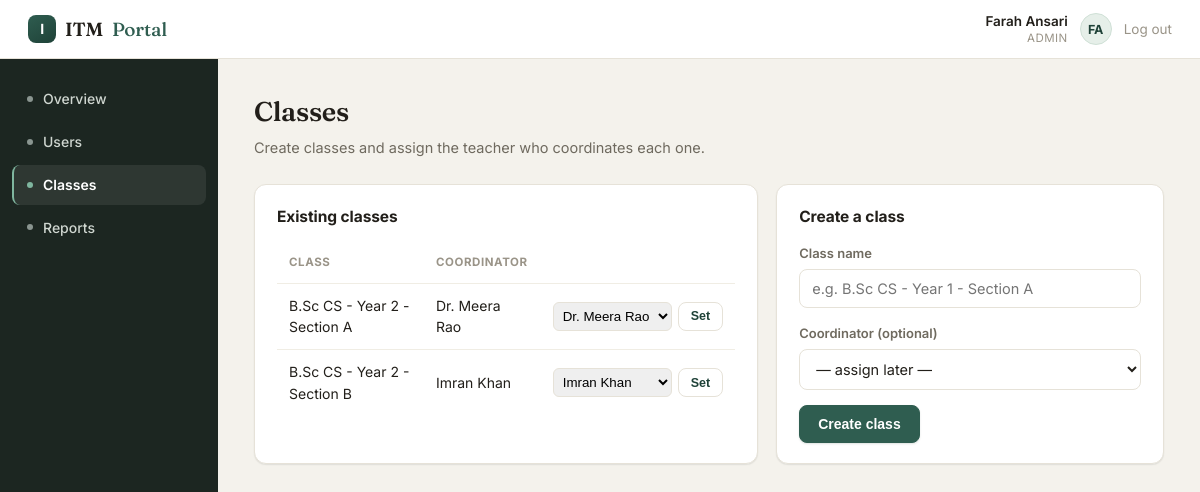
The page /admin/classes (signed in) on the database its author committed.
### backend/models.py (models this page shows, shortened)
class SchoolClass(db.Model):
    __tablename__ = "classes"
    id = db.Column(db.Integer, primary_key=True)
    name = db.Column(db.String(80), nullable=False)
    coordinator_id = db.Column(db.Integer, db.ForeignKey("users.id", use_alter=True, name="fk_class_coordinator"), nullable=True)
    coordinator = db.relationship("User", foreign_keys=[coordinator_id])
    students = db.relationship("User", foreign_keys=[User.class_id], back_populates="student_class")
    subjects = db.relationship("Subject", back_populates="school_class")

class User(db.Model):
    __tablename__ = "users"
    id = db.Column(db.Integer, primary_key=True)
    name = db.Column(db.String(120), nullable=False)
    email = db.Column(db.String(120), unique=True, nullable=False)
    password_hash = db.Column(db.String(255), nullable=False)
    role = db.Column(db.String(20), nullable=False)  # student | teacher | admin
    roll_number = db.Column(db.String(30), unique=True, nullable=True)
    class_id = db.Column(db.Integer, db.ForeignKey("classes.id"), nullable=True)
    qr_code_value = db.Column(db.String(64), unique=True, nullable=True)  # failsafe ID QR
    parent_name = db.Column(db.String(120), nullable=True)
    parent_phone = db.Column(db.String(20), nullable=True)  # digits with country code, e.g. 91XXXXXXXXXX
    employee_id = db.Column(db.String(30), unique=True, nullable=True)
    created_at = db.Column(db.DateTime, default=datetime.utcnow)
    student_class = db.relationship("SchoolClass", foreign_keys=[class_id], back_populates="students")

### backend/app.py (the view, shortened to what this page needs)
@app.route("/admin/classes", methods=["GET", "POST"])
@login_required("admin")
def admin_classes():
    classes = SchoolClass.query.all()
    teachers = User.query.filter_by(role="teacher").all()
    return render_template("admin/classes.html", classes=classes, teachers=teachers)

### backend/app.py (called while the page is built)
def login_required(role=None):
    def decorator(fn):
        @wraps(fn)
        def wrapper(*args, **kwargs):
            if "user_id" not in session:
                return redirect(url_for("login"))
            if role and session.get("role") != role:
                flash("You don't have access to that page.", "error")
                return redirect(url_for("post_login_redirect"))
            return fn(*args, **kwargs)
        return wrapper
    return decorator

### frontend/templates/admin/classes.html (shortened to what this page needs)
{% extends "base.html" %}
{% block nav %}
  <a href="{{ url_for('admin_dashboard') }}">Overview</a>
  <a href="{{ url_for('admin_users') }}">Users</a>
  <a href="{{ url_for('admin_classes') }}" class="active">Classes</a>
  <a href="{{ url_for('admin_reports') }}">Reports</a>
{% endblock %}
{% block content %}
  <h1>Classes</h1>
  <p class="subtitle">Create classes and assign the teacher who coordinates each one.</p>
  <div class="two-col">
    <div class="card">
      <h2>Existing classes</h2>
      <table>
        <thead><tr><th>Class</th><th>Coordinator</th><th></th></tr></thead>
        <tbody>
          {% for c in classes %}
          <tr>
            <td>{{ c.name }}</td>
            <td>{{ c.coordinator.name if c.coordinator else '—' }}</td>
            <td>
              <form method="POST" action="{{ url_for('admin_set_coordinator', class_id=c.id) }}" style="display:flex;gap:6px">
                <select name="coordinator_id" style="padding:5px;border-radius:6px;border:1px solid var(--border)">
                  {% for t in teachers %}
                    <option value="{{ t.id }}" {% if c.coordinator_id == t.id %}selected{% endif %}>{{ t.name }}</option>
                  {% endfor %}
                </select>
                <button type="submit" class="btn small secondary">Set</button>
              </form>
            </td>
          </tr>
          {% endfor %}
        </tbody>
      </table>
    </div>
    <div class="card">
      <h2>Create a class</h2>
      <form method="POST">
        <div class="form-row">
          <label>Class name</label>
          <input type="text" name="name" placeholder="e.g. B.Sc CS - Year 1 - Section A" required>
        </div>
        <div class="form-row">
          <label>Coordinator (optional)</label>
          <select name="coordinator_id">
            <option value="">— assign later —</option>
          </select>
        </div>
        <button type="submit" class="btn">Create class</button>
      </form>
    </div>
  </div>
{% endblock %}

### frontend/static/css/style.css (style rules this page uses)
:root { --bg: #f4f2ec; --surface: #ffffff; --ink: #221f1a; --ink-soft: #6f6a5f; --ink-faint: #9a9488; --border: #e6e2d8; --border-soft: #f0ede4; --accent: #2f5d50; --accent-dark: #1f4238; --accent-soft: #e6efe9; --accent-line: #cfe0d6; --gold: #c17f3e; --gold-soft: #f8ecdd; --warn: #b5651d; --warn-soft: #fbeee2; --bad: #a3312b; --bad-soft: #fbeae9; --nav-bg: #1c2621; --nav-ink: #cfd6d0; --nav-ink-dim: #8a9590; --nav-active: #2f5d50; --radius: 12px; --radius-sm: 8px; --shadow-sm: 0 1px 2px rgba(28, 38, 33, 0.05), 0 1px 1px rgba(28, 38, 33, 0.04); --shadow-md: 0 6px 20px rgba(28, 38, 33, 0.08), 0 2px 6px rgba(28, 38, 33, 0.05); font-family: "Inter", -apple-system, BlinkMacSystemFont, "Segoe UI", Helvetica, Arial, sans-serif; }
* { box-sizing: border-box; }
body { margin: 0; background: var(--bg); color: var(--ink); line-height: 1.55; -webkit-font-smoothing: antialiased; }
a { color: var(--accent); text-decoration: none; }
.sidenav a { display: flex; align-items: center; gap: 10px; padding: 9px 13px; margin-bottom: 3px; border-radius: var(--radius-sm); color: var(--nav-ink); font-size: 14px; font-weight: 500; border-left: 2px solid transparent; }
.sidenav a::before { content: ""; width: 6px; height: 6px; border-radius: 100px; background: var(--nav-ink-dim); flex-shrink: 0; }
.sidenav a.active { background: rgba(255,255,255,0.08); color: #fff; font-weight: 600; border-left-color: #7fb69f; }
.sidenav a.active::before { background: #7fb69f; }
h1 { font-family: "Fraunces", serif; font-size: 27px; font-weight: 600; margin: 0 0 4px; letter-spacing: -0.01em; }
h2 { font-size: 15.5px; font-weight: 700; margin: 0 0 14px; letter-spacing: -0.005em; }
.subtitle { color: var(--ink-soft); font-size: 14.5px; margin: 0 0 24px; }
.card { background: var(--surface); border: 1px solid var(--border); border-radius: var(--radius); padding: 20px 22px; margin-bottom: 18px; box-shadow: var(--shadow-sm); }
table { width: 100%; border-collapse: collapse; font-size: 14px; }
th, td { text-align: left; padding: 11px 12px; border-bottom: 1px solid var(--border-soft); }
th { color: var(--ink-faint); font-weight: 700; font-size: 11.5px; text-transform: uppercase; letter-spacing: 0.05em; }
tr:last-child td { border-bottom: none; }
.btn { display: inline-flex; align-items: center; gap: 6px; padding: 10px 18px; border-radius: var(--radius-sm); border: 1px solid var(--accent); background: var(--accent); color: #fff; font-size: 14px; font-weight: 600; cursor: pointer; box-shadow: 0 1px 2px rgba(31,66,56,0.15); transition: transform 0.08s ease, box-shadow 0.08s ease, background 0.15s ease; }
.btn.secondary { background: var(--surface); color: var(--accent-dark); border-color: var(--border); box-shadow: none; }
.btn.small { padding: 6px 12px; font-size: 12.5px; }
.form-row { margin-bottom: 15px; }
.form-row label { display: block; font-size: 13px; font-weight: 600; color: var(--ink-soft); margin-bottom: 6px; }
.form-row input, .form-row select, .form-row textarea { width: 100%; padding: 10px 12px; border: 1px solid var(--border); border-radius: var(--radius-sm); font-size: 14.5px; background: var(--surface); color: var(--ink); font-family: inherit; transition: border-color 0.12s ease, box-shadow 0.12s ease; }
.two-col { display: grid; grid-template-columns: 1.3fr 1fr; gap: 18px; }

### rows shown on the page
SchoolClass: name "B.Sc CS - Year 2 - Section A", coordinator "Dr. Meera Rao", coordinator_id "Dr. Meera Rao"
SchoolClass: name "B.Sc CS - Year 2 - Section B", coordinator "Imran Khan", coordinator_id "Imran Khan"

### other values the page prints
{{ session.get('name') }} "Farah Ansari"
{{ session.get('role') }} "ADMIN"
{{ session.get('name', '?')[:1] }} "F"
{{ session.get('name', ' ?').split(' ')[-1][:1] }} "A"
